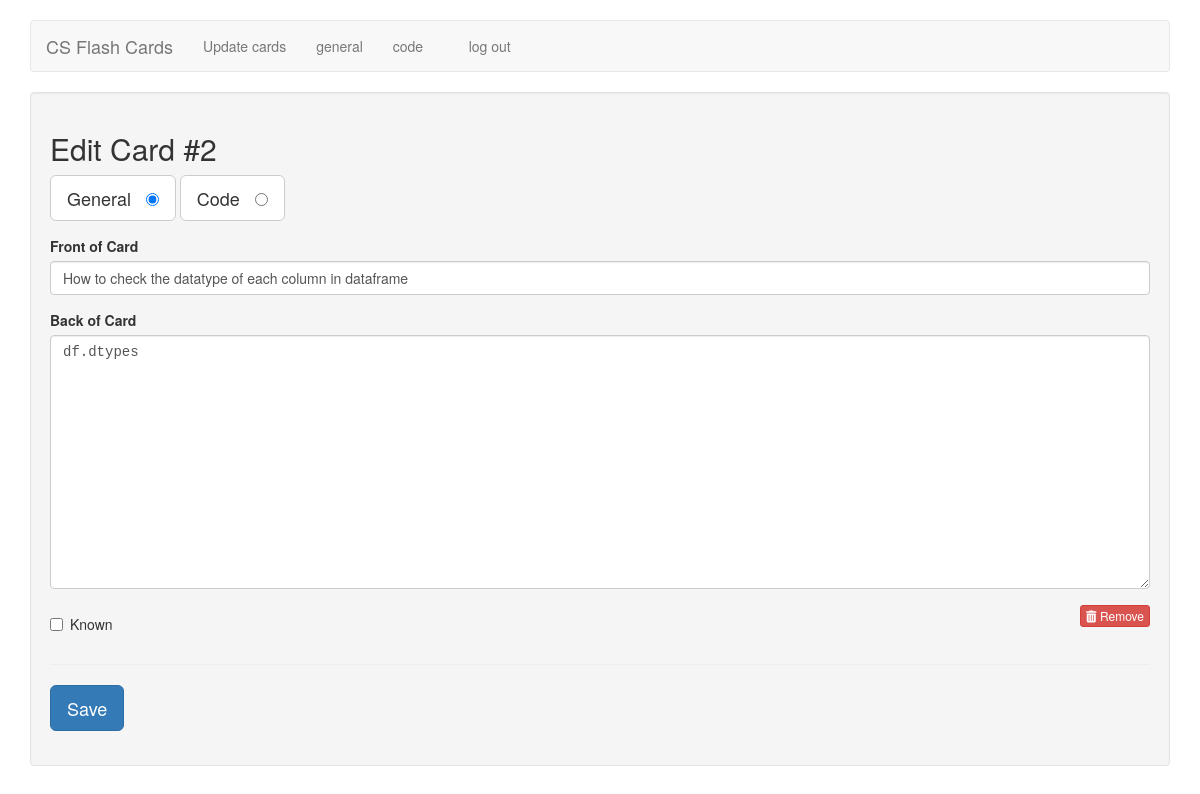
The page /edit/2 (signed in) on the database its author committed.
### tables this page shows
CREATE TABLE cards ( 
id integer primary key autoincrement, 
type tinyint not null, /* 1 for vocab, 2 for code */ 
front text not null, 
back text not null, 
known boolean default 0 );

### computer-science-flash-cards/flash_cards.py (the view)
@app.route('/edit/<card_id>')
def edit(card_id):
    if not session.get('logged_in'):
        return redirect(url_for('login'))
    db = get_db()
    query = '''
        SELECT id, type, front, back, known
        FROM cards
        WHERE id = ?
    '''
    cur = db.execute(query, [card_id])
    card = cur.fetchone()
    return render_template('edit.html', card=card)

### computer-science-flash-cards/flash_cards.py (called while the page is built)
def connect_db():
    rv = sqlite3.connect(app.config['DATABASE'])
    rv.row_factory = sqlite3.Row
    return rv

def get_db():
    if not hasattr(g, 'sqlite_db'):
        g.sqlite_db = connect_db()
    return g.sqlite_db

### computer-science-flash-cards/templates/edit.html (shortened to what this page needs)
{% extends "layout.html" %}
{% block body %}
<div class="well">
    <h2>Edit Card #{{ card.id }}</h2>
    <form action="{{ url_for('edit_card') }}" method="post" class="cardForm">
        <div class="form-group">
            <label for="general" class="btn btn-default btn-lg">General &nbsp;
                <input type="radio" name="type" value="1" id="general" {{ "checked" if (card.type == 1) else "" }} />
            </label>
            <label for="code" class="btn btn-default btn-lg">Code &nbsp;
                <input type="radio" name="type" value="2" id="code" {{ "checked" if (card.type == 2) else "" }} />
            </label>
        </div>
        <div class="form-group">
            <label for="front">Front of Card</label>
            <input type="text" name="front" id="front" class="form-control" value="{{ card.front|e }}">
        </div>
        <div class="form-group">
            <label for="back">Back of Card</label>
            <textarea name="back" class="form-control" id="back" placeholder="back of card"
                rows="12">{{ card.back|e }}</textarea>
        </div>
        <div class="row">
            <div class="col-xs-6">
                <div class="checkbox">
                    <label>
                        <input type="checkbox" name="known" value="1" {{ "checked" if (card.known == 1) else "" }} />
                        Known
                    </label>
                </div>
            </div>
            <div class="col-xs-6 text-right">
                <a href="{{ url_for('delete', card_id=card.id) }}" class="btn btn-danger btn-xs">
                    <i class="fa fa-trash"></i>
                    Remove
                </a>
            </div>
        </div>
        <hr />
        <div class="form-group">
            <button type="submit" class="saveButton btn btn-lg btn-primary">Save</button>
        </div>
    </form>
</div>
{% endblock %}

### computer-science-flash-cards/static/style.css (style rules this page uses)
textarea { font-family: monospace; }

### rows shown on the page
cards: id "2", front "How to check the datatype of each column in dataframe", back "df.dtypes"
